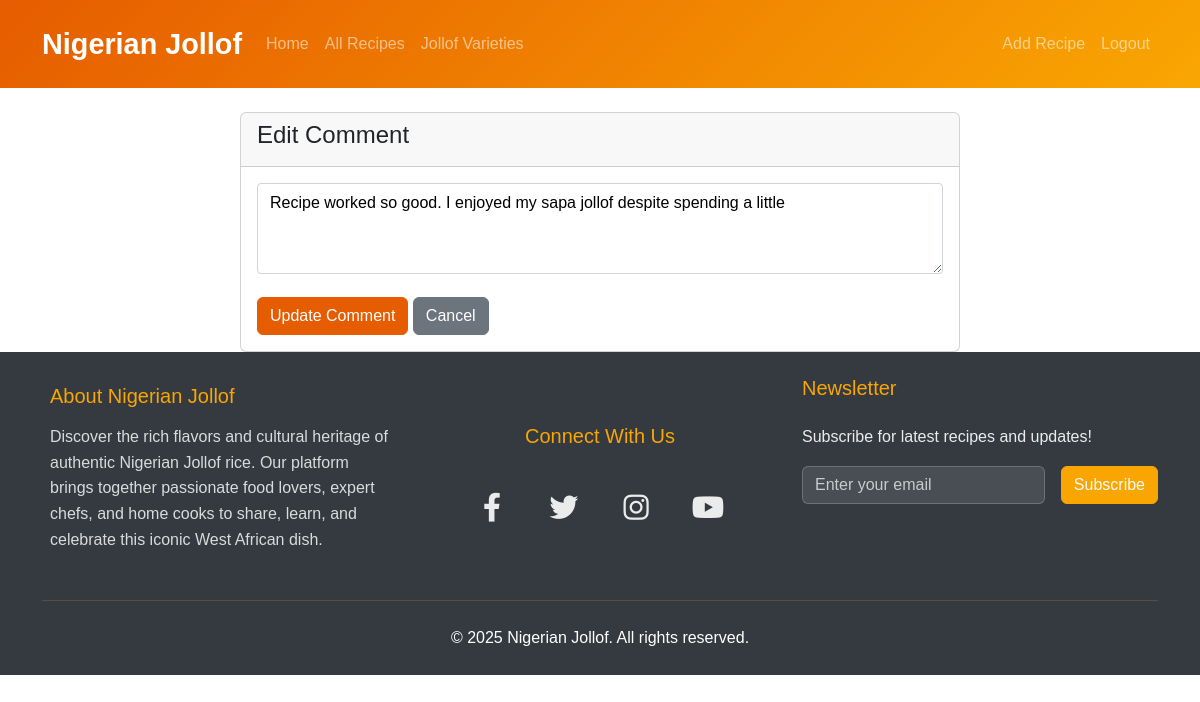
The app's page /comment/1/edit/ (signed in), older data.
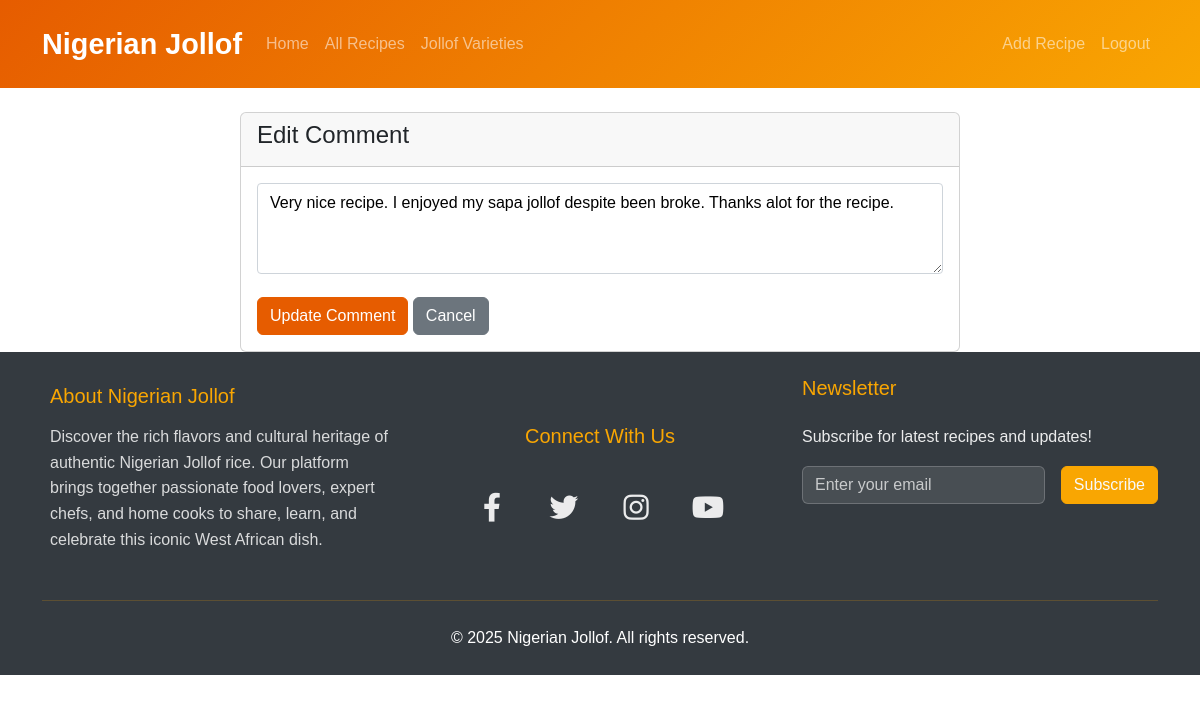
The same page, newer data.
### recipes/models.py (models this page shows, shortened)
class Comment(models.Model):
    recipe = models.ForeignKey(Recipe, on_delete=models.CASCADE)
    user = models.ForeignKey(User, on_delete=models.CASCADE)
    content = models.TextField()
    created_at = models.DateTimeField(auto_now_add=True)

### recipes/views.py (the view)
# urls.py: path('comment/<int:comment_id>/edit/', views.edit_comment, name='edit_comment'),
@login_required
def edit_comment(request, comment_id):
    comment = get_object_or_404(Comment, id=comment_id)
    if comment.user != request.user:
        return HttpResponseForbidden("You cannot edit this comment.")
    if request.method == 'POST':
        form = CommentForm(request.POST, instance=comment)
        if form.is_valid():
            form.save()
            messages.success(request, 'Comment updated successfully!')
            return redirect('recipes:recipe_detail', pk=comment.recipe.pk)
    else:
        form = CommentForm(instance=comment)
    return render(request, 'recipes/edit_comment.html', {
        'form': form,
        'comment': comment
    })

### recipes/forms.py
class CommentForm(forms.ModelForm):
    class Meta:
        model = Comment
        fields = ['content']
        widgets = {
            'content': forms.Textarea(attrs={'rows': 3})
        }

### recipes/templates/recipes/edit_comment.html (shortened to what this page needs)
{% extends 'recipes/base.html' %}
{% block content %}
<div class="container mt-4">
    <div class="row justify-content-center">
        <div class="col-md-8">
            <div class="card">
                <div class="card-header">
                    <h4>Edit Comment</h4>
                </div>
                <div class="card-body">
                    <form method="post">
                        <div class="form-group">
                            {{ form.content }}
                        </div>
                        <div class="mt-3">
                            <button type="submit" class="btn btn-primary">Update Comment</button>
                            <a href="{% url 'recipes:recipe_detail' pk=comment.recipe.pk %}" class="btn btn-secondary">Cancel</a>
                        </div>
                    </form>
                </div>
            </div>
        </div>
    </div>
</div>
{% endblock %}

Row changes from the older to the newer data that the page shows:
changed Comment: content "Recipe worked so good. I enjoyed my sapa jollof despite spending a little" → "Very nice recipe. I enjoyed my sapa jollof despite been broke. Thanks alot for the recipe."
